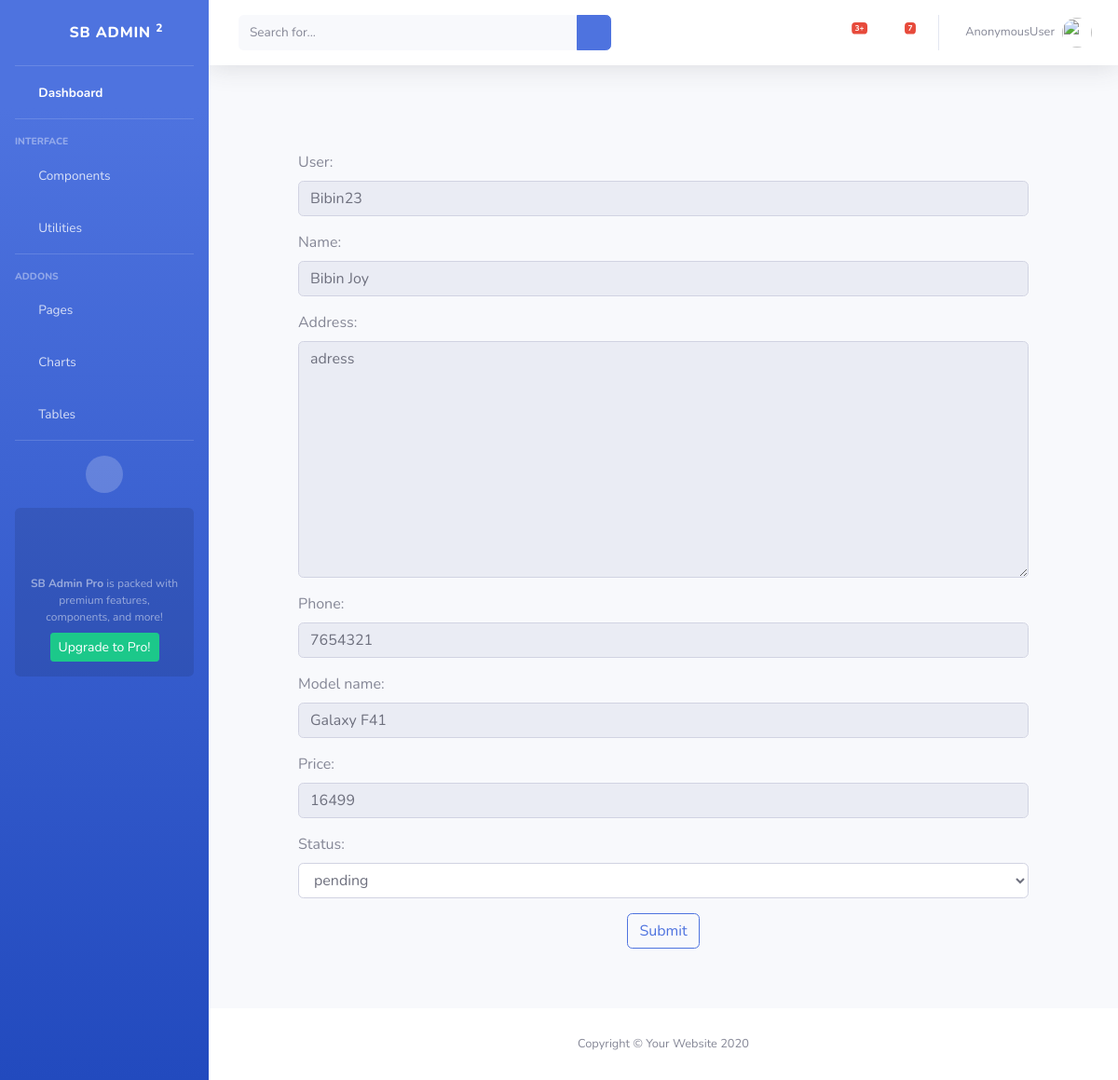
The app's page /vieworders/15 with its own data.
### app_mobile/models.py (models this page shows, shortened)
class Order(models.Model):
    user = models.CharField(max_length=20)
    name = models.CharField(max_length=20)
    address = models.TextField()
    phone = models.IntegerField()
    model_name = models.CharField(max_length=50)
    price = models.IntegerField()
    date = models.DateField(default=date.today())
    status = models.CharField(max_length=50,default='Pending')

### app_mobile/views.py (the view, shortened to what this page needs)
# urls.py: path('vieworders/<int:id>', view_orders, name='vieworders'),
def view_orders(request, id):
    orders = Order.objects.get(id=id)
    form = OrderSubmitForm(instance=orders)
    context = {
        "form":form
    }
    return render(request, 'app_mobile/adminorders.html', context)

### app_mobile/forms.py
class OrderSubmitForm(ModelForm):
    class Meta:
        model = Order
        fields = ['user', 'name', 'address', 'phone', 'model_name',  'price', 'status']
        choices = (('pendind', 'pending'),('order dispatched', 'order dispatched'))
        widgets = {
            'user': forms.TextInput(attrs={'class': 'form-control', 'readonly': 'readonly'}),
            'name': forms.TextInput(attrs={'class': 'form-control','readonly': 'readonly'}),
            'address': forms.Textarea(attrs={'class': 'form-control','readonly': 'readonly'}),
            'phone': forms.TextInput(attrs={'class': 'form-control','readonly': 'readonly'}),
            'model_name': forms.TextInput(attrs={'class': 'form-control', 'readonly': 'readonly'}),
            'price': forms.TextInput(attrs={'class': 'form-control', 'readonly': 'readonly'}),
            'status': forms.Select(choices=choices, attrs={'class': 'form-control'}),
        }

### app_mobile/templates/app_mobile/adminorders.html (shortened to what this page needs)
{% extends 'app_mobile/admin_base.html' %}
{% block body_block %}
 <div class="container">
        <div class="bg-light p-5 " style="margin-top: 5%;" >
            <form method="post">
               {{ form.as_p }}
                <div class="form-group" align="center">
                <input type="submit" class="btn btn-outline-primary" value="Submit">
                </div>
            </form>
        </div>
 </div>
{% endblock %}

### records on screen
Order: user "Bibin23", name "Bibin Joy", address "adress", phone "7654321", model_name "Galaxy F41", price "16499", status "pending"

### other values on screen
{{ request.user }} "AnonymousUser"
